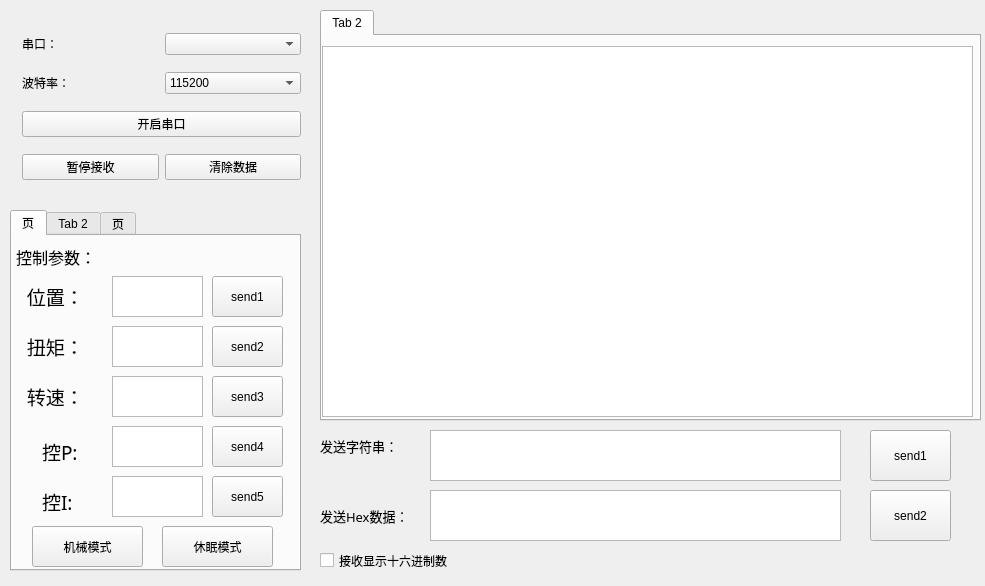
<?xml version="1.0" encoding="UTF-8"?>
<ui version="4.0">
 <class>Widget</class>
 <widget class="QWidget" name="Widget">
  <property name="geometry">
   <rect>
    <x>0</x>
    <y>0</y>
    <width>985</width>
    <height>586</height>
   </rect>
  </property>
  <property name="windowTitle">
   <string>Widget</string>
  </property>
  <widget class="QWidget" name="widget_2" native="true">
   <property name="geometry">
    <rect>
     <x>11</x>
     <y>11</y>
     <width>301</width>
     <height>191</height>
    </rect>
   </property>
   <property name="styleSheet">
    <string notr="true">font: 18pt &quot;新宋体&quot;;</string>
   </property>
   <layout class="QGridLayout" name="gridLayout">
    <item row="1" column="1">
     <widget class="QComboBox" name="comboBoxBaut">
      <item>
       <property name="text">
        <string>115200</string>
       </property>
      </item>
      <item>
       <property name="text">
        <string>512000</string>
       </property>
      </item>
      <item>
       <property name="text">
        <string>600000</string>
       </property>
      </item>
      <item>
       <property name="text">
        <string>750000</string>
       </property>
      </item>
      <item>
       <property name="text">
        <string>500000</string>
       </property>
      </item>
      <item>
       <property name="text">
        <string>921600</string>
       </property>
      </item>
      <item>
       <property name="text">
        <string>460800</string>
       </property>
      </item>
      <item>
       <property name="text">
        <string>230400</string>
       </property>
      </item>
      <item>
       <property name="text">
        <string>9600</string>
       </property>
      </item>
     </widget>
    </item>
    <item row="0" column="1">
     <widget class="QComboBox" name="comboBoxCom"/>
    </item>
    <item row="0" column="0">
     <widget class="QLabel" name="label">
      <property name="text">
       <string>串口：</string>
      </property>
     </widget>
    </item>
    <item row="1" column="0">
     <widget class="QLabel" name="label_2">
      <property name="text">
       <string>波特率：</string>
      </property>
     </widget>
    </item>
    <item row="4" column="1">
     <widget class="QPushButton" name="pushButtonCW">
      <property name="text">
       <string>清除数据</string>
      </property>
     </widget>
    </item>
    <item row="3" column="0" colspan="2">
     <widget class="QPushButton" name="pushButtonS">
      <property name="text">
       <string>开启串口</string>
      </property>
     </widget>
    </item>
    <item row="4" column="0">
     <widget class="QPushButton" name="pushButtonCR">
      <property name="text">
       <string>暂停接收</string>
      </property>
     </widget>
    </item>
   </layout>
  </widget>
  <widget class="QTabWidget" name="tabWidget">
   <property name="geometry">
    <rect>
     <x>320</x>
     <y>10</y>
     <width>661</width>
     <height>411</height>
    </rect>
   </property>
   <property name="currentIndex">
    <number>0</number>
   </property>
   <widget class="QWidget" name="tab_2">
    <attribute name="title">
     <string>Tab 2</string>
    </attribute>
    <widget class="QTextEdit" name="textEdit_2">
     <property name="geometry">
      <rect>
       <x>0</x>
       <y>10</y>
       <width>651</width>
       <height>371</height>
      </rect>
     </property>
    </widget>
   </widget>
  </widget>
  <widget class="QTabWidget" name="tabWidget_2">
   <property name="geometry">
    <rect>
     <x>10</x>
     <y>210</y>
     <width>291</width>
     <height>361</height>
    </rect>
   </property>
   <property name="currentIndex">
    <number>0</number>
   </property>
   <widget class="QWidget" name="tab_5">
    <attribute name="title">
     <string>页</string>
    </attribute>
    <widget class="QTextEdit" name="textEdit_6">
     <property name="geometry">
      <rect>
       <x>100</x>
       <y>40</y>
       <width>91</width>
       <height>41</height>
      </rect>
     </property>
    </widget>
    <widget class="QTextEdit" name="textEdit_7">
     <property name="geometry">
      <rect>
       <x>100</x>
       <y>90</y>
       <width>91</width>
       <height>41</height>
      </rect>
     </property>
    </widget>
    <widget class="QTextEdit" name="textEdit_8">
     <property name="geometry">
      <rect>
       <x>100</x>
       <y>140</y>
       <width>91</width>
       <height>41</height>
      </rect>
     </property>
    </widget>
    <widget class="QLabel" name="label_10">
     <property name="geometry">
      <rect>
       <x>10</x>
       <y>40</y>
       <width>81</width>
       <height>41</height>
      </rect>
     </property>
     <property name="font">
      <font>
       <family>宋体</family>
       <pointsize>14</pointsize>
      </font>
     </property>
     <property name="text">
      <string> 位置：</string>
     </property>
    </widget>
    <widget class="QPushButton" name="pushButton_6">
     <property name="geometry">
      <rect>
       <x>200</x>
       <y>40</y>
       <width>71</width>
       <height>41</height>
      </rect>
     </property>
     <property name="text">
      <string>send1</string>
     </property>
    </widget>
    <widget class="QLabel" name="label_11">
     <property name="geometry">
      <rect>
       <x>10</x>
       <y>90</y>
       <width>81</width>
       <height>41</height>
      </rect>
     </property>
     <property name="font">
      <font>
       <family>宋体</family>
       <pointsize>14</pointsize>
      </font>
     </property>
     <property name="text">
      <string> 扭矩：</string>
     </property>
    </widget>
    <widget class="QLabel" name="label_17">
     <property name="geometry">
      <rect>
       <x>10</x>
       <y>140</y>
       <width>81</width>
       <height>41</height>
      </rect>
     </property>
     <property name="font">
      <font>
       <family>宋体</family>
       <pointsize>14</pointsize>
      </font>
     </property>
     <property name="text">
      <string> 转速：</string>
     </property>
    </widget>
    <widget class="QPushButton" name="pushButton_7">
     <property name="geometry">
      <rect>
       <x>200</x>
       <y>90</y>
       <width>71</width>
       <height>41</height>
      </rect>
     </property>
     <property name="text">
      <string>send2</string>
     </property>
    </widget>
    <widget class="QPushButton" name="pushButton_8">
     <property name="geometry">
      <rect>
       <x>200</x>
       <y>140</y>
       <width>71</width>
       <height>41</height>
      </rect>
     </property>
     <property name="text">
      <string>send3</string>
     </property>
    </widget>
    <widget class="QLabel" name="label_18">
     <property name="geometry">
      <rect>
       <x>0</x>
       <y>0</y>
       <width>221</width>
       <height>41</height>
      </rect>
     </property>
     <property name="font">
      <font>
       <family>宋体</family>
       <pointsize>12</pointsize>
      </font>
     </property>
     <property name="text">
      <string> 控制参数：</string>
     </property>
    </widget>
    <widget class="QLabel" name="label_14">
     <property name="geometry">
      <rect>
       <x>30</x>
       <y>200</y>
       <width>51</width>
       <height>31</height>
      </rect>
     </property>
     <property name="font">
      <font>
       <family>宋体</family>
       <pointsize>14</pointsize>
      </font>
     </property>
     <property name="text">
      <string>控P:</string>
     </property>
    </widget>
    <widget class="QTextEdit" name="textEdit_11">
     <property name="geometry">
      <rect>
       <x>100</x>
       <y>190</y>
       <width>91</width>
       <height>41</height>
      </rect>
     </property>
    </widget>
    <widget class="QPushButton" name="pushButton">
     <property name="geometry">
      <rect>
       <x>200</x>
       <y>190</y>
       <width>71</width>
       <height>41</height>
      </rect>
     </property>
     <property name="text">
      <string>send4</string>
     </property>
    </widget>
    <widget class="QLabel" name="label_19">
     <property name="geometry">
      <rect>
       <x>30</x>
       <y>250</y>
       <width>51</width>
       <height>31</height>
      </rect>
     </property>
     <property name="font">
      <font>
       <family>宋体</family>
       <pointsize>14</pointsize>
      </font>
     </property>
     <property name="text">
      <string>控I:</string>
     </property>
    </widget>
    <widget class="QTextEdit" name="textEdit_12">
     <property name="geometry">
      <rect>
       <x>100</x>
       <y>240</y>
       <width>91</width>
       <height>41</height>
      </rect>
     </property>
    </widget>
    <widget class="QPushButton" name="pushButton_14">
     <property name="geometry">
      <rect>
       <x>200</x>
       <y>240</y>
       <width>71</width>
       <height>41</height>
      </rect>
     </property>
     <property name="text">
      <string>send5</string>
     </property>
    </widget>
    <widget class="QPushButton" name="pushButton_12">
     <property name="geometry">
      <rect>
       <x>20</x>
       <y>290</y>
       <width>111</width>
       <height>41</height>
      </rect>
     </property>
     <property name="text">
      <string>机械模式</string>
     </property>
    </widget>
    <widget class="QPushButton" name="pushButton_13">
     <property name="geometry">
      <rect>
       <x>150</x>
       <y>290</y>
       <width>111</width>
       <height>41</height>
      </rect>
     </property>
     <property name="text">
      <string>休眠模式</string>
     </property>
    </widget>
   </widget>
   <widget class="QWidget" name="tab_4">
    <attribute name="title">
     <string>Tab 2</string>
    </attribute>
    <widget class="QLabel" name="label_12">
     <property name="geometry">
      <rect>
       <x>10</x>
       <y>40</y>
       <width>51</width>
       <height>31</height>
      </rect>
     </property>
     <property name="font">
      <font>
       <family>宋体</family>
       <pointsize>14</pointsize>
      </font>
     </property>
     <property name="text">
      <string>电P:</string>
     </property>
    </widget>
    <widget class="QLabel" name="label_13">
     <property name="geometry">
      <rect>
       <x>10</x>
       <y>90</y>
       <width>51</width>
       <height>41</height>
      </rect>
     </property>
     <property name="font">
      <font>
       <family>宋体</family>
       <pointsize>14</pointsize>
      </font>
     </property>
     <property name="text">
      <string>电I:</string>
     </property>
    </widget>
    <widget class="QTextEdit" name="textEdit">
     <property name="geometry">
      <rect>
       <x>70</x>
       <y>40</y>
       <width>81</width>
       <height>41</height>
      </rect>
     </property>
    </widget>
    <widget class="QTextEdit" name="textEdit_9">
     <property name="geometry">
      <rect>
       <x>70</x>
       <y>90</y>
       <width>81</width>
       <height>41</height>
      </rect>
     </property>
    </widget>
    <widget class="QPushButton" name="pushButton_2">
     <property name="geometry">
      <rect>
       <x>160</x>
       <y>40</y>
       <width>91</width>
       <height>41</height>
      </rect>
     </property>
     <property name="font">
      <font>
       <family>宋体</family>
       <pointsize>18</pointsize>
      </font>
     </property>
     <property name="text">
      <string>send1</string>
     </property>
    </widget>
    <widget class="QPushButton" name="pushButton_9">
     <property name="geometry">
      <rect>
       <x>160</x>
       <y>90</y>
       <width>91</width>
       <height>41</height>
      </rect>
     </property>
     <property name="font">
      <font>
       <family>宋体</family>
       <pointsize>18</pointsize>
      </font>
     </property>
     <property name="text">
      <string>send2</string>
     </property>
    </widget>
    <widget class="QLabel" name="label_16">
     <property name="geometry">
      <rect>
       <x>0</x>
       <y>0</y>
       <width>151</width>
       <height>41</height>
      </rect>
     </property>
     <property name="font">
      <font>
       <family>宋体</family>
       <pointsize>12</pointsize>
      </font>
     </property>
     <property name="text">
      <string> 电机参数：</string>
     </property>
    </widget>
    <widget class="QLabel" name="label_20">
     <property name="geometry">
      <rect>
       <x>0</x>
       <y>150</y>
       <width>221</width>
       <height>41</height>
      </rect>
     </property>
     <property name="font">
      <font>
       <family>宋体</family>
       <pointsize>12</pointsize>
      </font>
     </property>
     <property name="text">
      <string> 电机ID设置</string>
     </property>
    </widget>
    <widget class="QLabel" name="label_6">
     <property name="geometry">
      <rect>
       <x>0</x>
       <y>200</y>
       <width>61</width>
       <height>41</height>
      </rect>
     </property>
     <property name="font">
      <font>
       <family>宋体</family>
       <pointsize>14</pointsize>
      </font>
     </property>
     <property name="text">
      <string> ID :</string>
     </property>
    </widget>
    <widget class="QTextEdit" name="textEdit_3">
     <property name="geometry">
      <rect>
       <x>70</x>
       <y>200</y>
       <width>81</width>
       <height>41</height>
      </rect>
     </property>
     <property name="font">
      <font>
       <family>宋体</family>
       <pointsize>9</pointsize>
      </font>
     </property>
    </widget>
    <widget class="QPushButton" name="pushButton_3">
     <property name="geometry">
      <rect>
       <x>160</x>
       <y>200</y>
       <width>91</width>
       <height>41</height>
      </rect>
     </property>
     <property name="font">
      <font>
       <family>宋体</family>
       <pointsize>18</pointsize>
      </font>
     </property>
     <property name="text">
      <string>send3</string>
     </property>
    </widget>
    <widget class="QPushButton" name="pushButton_4">
     <property name="geometry">
      <rect>
       <x>70</x>
       <y>260</y>
       <width>121</width>
       <height>51</height>
      </rect>
     </property>
     <property name="text">
      <string>设置模式</string>
     </property>
    </widget>
   </widget>
   <widget class="QWidget" name="tab_6">
    <attribute name="title">
     <string>页</string>
    </attribute>
    <widget class="QLabel" name="label_3">
     <property name="geometry">
      <rect>
       <x>10</x>
       <y>0</y>
       <width>161</width>
       <height>41</height>
      </rect>
     </property>
     <property name="font">
      <font>
       <family>宋体</family>
       <pointsize>12</pointsize>
      </font>
     </property>
     <property name="text">
      <string>电机模式切换：</string>
     </property>
    </widget>
    <widget class="QPushButton" name="pushButton_5">
     <property name="geometry">
      <rect>
       <x>60</x>
       <y>40</y>
       <width>151</width>
       <height>41</height>
      </rect>
     </property>
     <property name="text">
      <string> 编码值发射模式</string>
     </property>
    </widget>
    <widget class="QPushButton" name="pushButton_10">
     <property name="geometry">
      <rect>
       <x>80</x>
       <y>90</y>
       <width>111</width>
       <height>41</height>
      </rect>
     </property>
     <property name="text">
      <string>矫正模式</string>
     </property>
    </widget>
    <widget class="QPushButton" name="pushButton_11">
     <property name="geometry">
      <rect>
       <x>70</x>
       <y>140</y>
       <width>131</width>
       <height>71</height>
      </rect>
     </property>
     <property name="text">
      <string>电机置零位</string>
     </property>
    </widget>
   </widget>
  </widget>
  <widget class="QTextEdit" name="textEdit_4">
   <property name="geometry">
    <rect>
     <x>430</x>
     <y>430</y>
     <width>411</width>
     <height>51</height>
    </rect>
   </property>
  </widget>
  <widget class="QPushButton" name="pushButton_15">
   <property name="geometry">
    <rect>
     <x>870</x>
     <y>430</y>
     <width>81</width>
     <height>51</height>
    </rect>
   </property>
   <property name="text">
    <string>send1</string>
   </property>
  </widget>
  <widget class="QLabel" name="label_5">
   <property name="geometry">
    <rect>
     <x>320</x>
     <y>500</y>
     <width>101</width>
     <height>31</height>
    </rect>
   </property>
   <property name="font">
    <font>
     <family>Agency FB</family>
     <pointsize>10</pointsize>
    </font>
   </property>
   <property name="text">
    <string>发送Hex数据：</string>
   </property>
  </widget>
  <widget class="QLabel" name="label_4">
   <property name="geometry">
    <rect>
     <x>320</x>
     <y>430</y>
     <width>101</width>
     <height>31</height>
    </rect>
   </property>
   <property name="font">
    <font>
     <family>Agency FB</family>
     <pointsize>10</pointsize>
    </font>
   </property>
   <property name="text">
    <string>发送字符串：</string>
   </property>
  </widget>
  <widget class="QTextEdit" name="textEdit_5">
   <property name="geometry">
    <rect>
     <x>430</x>
     <y>490</y>
     <width>411</width>
     <height>51</height>
    </rect>
   </property>
  </widget>
  <widget class="QPushButton" name="pushButton_16">
   <property name="geometry">
    <rect>
     <x>870</x>
     <y>490</y>
     <width>81</width>
     <height>51</height>
    </rect>
   </property>
   <property name="text">
    <string>send2</string>
   </property>
  </widget>
  <widget class="QCheckBox" name="checkBox">
   <property name="geometry">
    <rect>
     <x>320</x>
     <y>540</y>
     <width>171</width>
     <height>41</height>
    </rect>
   </property>
   <property name="text">
    <string>接收显示十六进制数</string>
   </property>
  </widget>
 </widget>
 <layoutdefault spacing="6" margin="11"/>
 <resources/>
 <connections/>
</ui>
